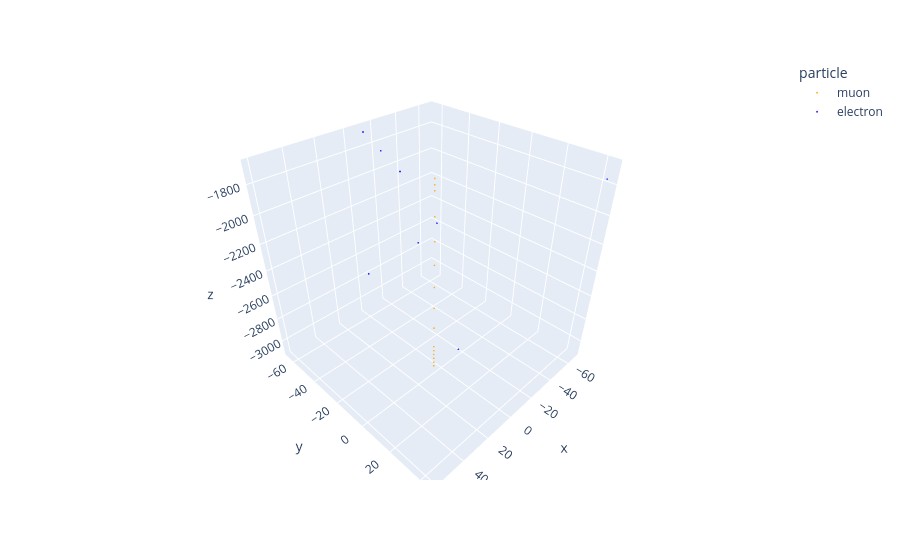

Here is the notebook cell this chart was saved with:
### Code cell
import plotly.express as px
!pip install --upgrade nbformat ipython ipykernel

fig = px.scatter_3d(
    long_df,
    x="x",
    y="y",
    z="z",
    color="particle",
    color_discrete_map={
        "electron": "blue",
        "muon": "orange",
        "tau": "purple",
        "other": "gray"
    },
    opacity=0.8,
    hover_name="name"
)

fig.update_traces(marker=dict(size=1))
fig.show()

### Figure 1 — Plotly figure (JSON) as saved in the notebook; plotly's stock layout.template omitted (floating-point values rounded to 4 significant figures)
{"data": [{"hovertemplate": "<b>%{hovertext}</b><br><br>particle=muon<br>x=%{x}<br>y=%{y}<br>z=%{z}<extra></extra>", "hovertext": ["mu-", "mu-", "mu-", "mu-", "mu-", "mu-", "mu-", "mu-", "mu-", "mu-", "mu-", "mu-", "mu-", "mu-", "mu-"], "legendgroup": "muon", "marker": {"color": "orange", "opacity": 0.8, "size": 1, "symbol": "circle"}, "mode": "markers", "name": "muon", "scene": "scene", "showlegend": true, "type": "scatter3d", "x": [5.031, 5.031, 5.01, 4.99, 4.969, 4.948, 4.844, 4.719, 4.615, 4.49, 4.407, 4.345, 4.282, 4.282, 4.262], "y": [-1.447, -1.447, -1.447, -1.447, -1.447, -1.47, -1.515, -1.584, -1.652, -1.675, -1.698, -1.743, -1.812, -1.835, -1.857], "z": [-3088.0, -3052.0, -3016.0, -2980.0, -2944.0, -2908.0, -2744.0, -2580.0, -2416.0, -2252.0, -2088.0, -1924.0, -1766.0, -1730.0, -1694.0]}, {"hovertemplate": "<b>%{hovertext}</b><br><br>particle=electron<br>x=%{x}<br>y=%{y}<br>z=%{z}<extra></extra>", "hovertext": ["e-", "e-", "e-", "e-", "e+", "e-", "e-", "e-"], "legendgroup": "electron", "marker": {"color": "blue", "opacity": 0.8, "size": 1, "symbol": "circle"}, "mode": "markers", "name": "electron", "scene": "scene", "showlegend": true, "type": "scatter3d", "x": [-67.62, 1.162, -4.89, -10.92, 59.69, 8.234, 11.19, -3.892], "y": [43.38, -26.41, -45.63, -64.94, 11.09, 2.862, -6.281, 8.881], "z": [-1766.0, -1766.0, -1730.0, -1694.0, -1924.0, -1924.0, -2088.0, -2908.0]}], "layout": {"legend": {"title": {"text": "particle"}, "tracegroupgap": 0}, "margin": {"t": 60}, "scene": {"domain": {"x": [0, 1], "y": [0, 1]}, "xaxis": {"title": {"text": "x"}}, "yaxis": {"title": {"text": "y"}}, "zaxis": {"title": {"text": "z"}}}}}
